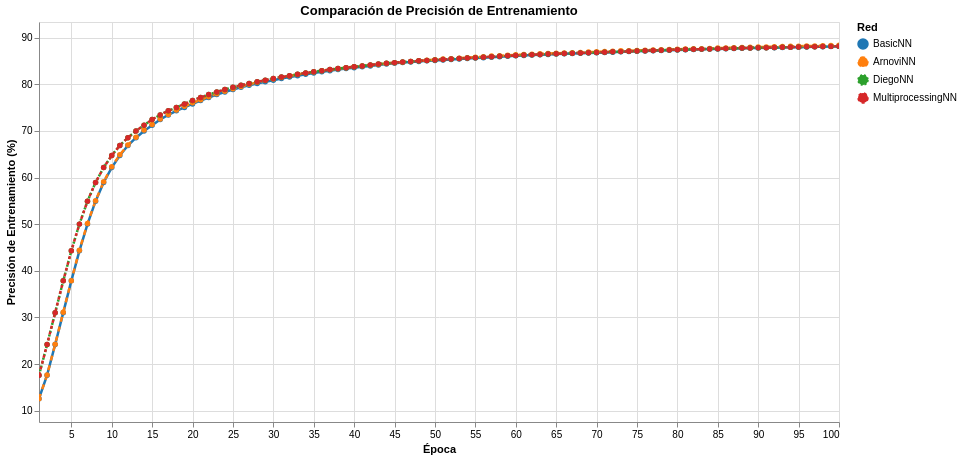

Notebook code cell kept with this figure:
### Markdown cell above
## 9 Comparación de Precisión de Entrenamiento

### Code cell
# Gráfico de comparación de precisión de entrenamiento
chart_acc = alt.Chart(df_accuracy).mark_line(point=True, size=2.5).encode(
    x=alt.X('Epoch:Q', title='Época', scale=alt.Scale(nice=False)),
    y=alt.Y('Accuracy (%):Q', title='Precisión de Entrenamiento (%)', 
            scale=alt.Scale(domain=[df_accuracy['Accuracy (%)'].min() - 5, 
                                   df_accuracy['Accuracy (%)'].max() + 5])),
    color=alt.Color('Network:N', title='Red',
                    scale=alt.Scale(domain=['BasicNN', 'ArnoviNN', 'DiegoNN', 'MultiprocessingNN'],
                                   range=['#1f77b4', '#ff7f0e', '#2ca02c', '#d62728'])),
    strokeDash=alt.StrokeDash('Network:N',
                             scale=alt.Scale(domain=['BasicNN', 'ArnoviNN', 'DiegoNN', 'MultiprocessingNN'],
                                           range=[[], [5, 5], [2, 2], [3, 3]])),
    tooltip=['Epoch:Q', 'Network:N', alt.Tooltip('Accuracy (%):Q', format='.2f')]
).properties(
    width=800,
    height=400,
    title='Comparación de Precisión de Entrenamiento'
).interactive()

chart_acc.show()
print("✓ Gráfico de comparación de precisión de entrenamiento mostrado")

### Figure 1 — Vega-Lite specification as saved in the notebook (floating-point values rounded to 4 significant figures; data arrays with more than 128 entries replaced by an {"elided": "..."} marker saying what was removed)
{"config": {"view": {"continuousWidth": 300, "continuousHeight": 300}}, "data": {"name": "data-6dec80bee1f2369ad7213fc0f837ec96"}, "mark": {"type": "line", "point": true, "size": 2.5}, "encoding": {"color": {"field": "Network", "scale": {"domain": ["BasicNN", "ArnoviNN", "DiegoNN", "MultiprocessingNN"], "range": ["#1f77b4", "#ff7f0e", "#2ca02c", "#d62728"]}, "title": "Red", "type": "nominal"}, "strokeDash": {"field": "Network", "scale": {"domain": ["BasicNN", "ArnoviNN", "DiegoNN", "MultiprocessingNN"], "range": [[], [5, 5], [2, 2], [3, 3]]}, "type": "nominal"}, "tooltip": [{"field": "Epoch", "type": "quantitative"}, {"field": "Network", "type": "nominal"}, {"field": "Accuracy (%)", "format": ".2f", "type": "quantitative"}], "x": {"field": "Epoch", "scale": {"nice": false}, "title": "Época", "type": "quantitative"}, "y": {"field": "Accuracy (%)", "scale": {"domain": [7.58, 93.34]}, "title": "Precisión de Entrenamiento (%)", "type": "quantitative"}}, "height": 400, "params": [{"name": "param_1e9efca18e7a2868", "select": {"type": "interval", "encodings": ["x", "y"]}, "bind": "scales"}], "title": "Comparación de Precisión de Entrenamiento", "width": 800, "$schema": "https://vega.github.io/schema/vega-lite/v6.1.0.json", "datasets": {"data-6dec80bee1f2369ad7213fc0f837ec96": {"elided": "400 records"}}}
